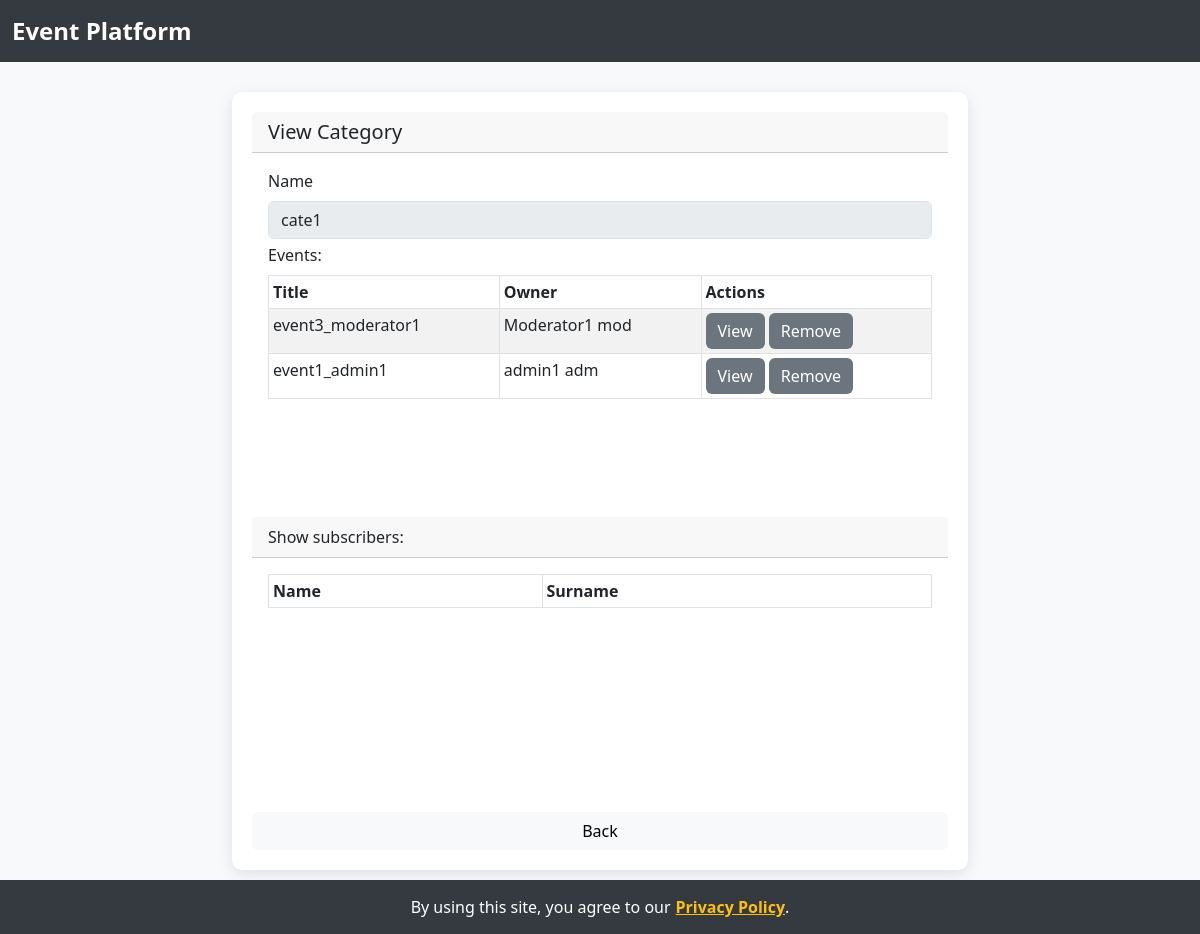
/view_category/1, run on the app's committed database.
### model.py (models this page shows, shortened)
class Category(db.Model):
    id = db.Column(db.Integer, primary_key=True)
    name = db.Column(db.String(100))
    subscribers = db.relationship('Person', secondary=subs, lazy='subquery',
                                  backref=db.backref('subscriptions', lazy=True))
    moderators = db.relationship('Person', secondary=mods, lazy='subquery',
                                 backref=db.backref('moderates', lazy=True))
    events = db.relationship('Event', secondary=evts, lazy='subquery',
                             backref=db.backref('categories', lazy=True))

class Event(db.Model):
    id = db.Column(db.Integer, primary_key=True)
    title = db.Column(db.String(500))
    description = db.Column(db.String(2000))
    person_id = db.Column(db.Integer, db.ForeignKey('person.id'))

class Person(db.Model,UserMixin):
    id = db.Column(db.Integer, primary_key=True)
    active = db.Column('is_active', db.Boolean(), nullable=False, server_default='1')
    roles = db.relationship('Role', secondary='user_roles')
    name = db.Column(db.String(100, collation='NOCASE'))
    surname = db.Column(db.String(100, collation='NOCASE'))
    username = db.Column(db.String(100, collation='NOCASE'), nullable=False, unique=True)
    password = db.Column(db.String(255), nullable=False, server_default='')
    gender = db.Column(db.String(255), nullable=True)
    email = db.Column(db.String(255), nullable=True)
    events = db.relationship('Event', backref='owner')
    manages = db.relationship('Event', secondary=mans, lazy='subquery', backref='managedBy')
    attends = db.relationship('Event', secondary=atts, lazy='subquery', backref='attendants')
    requests = db.relationship('Event', secondary=reqs, lazy='subquery', backref='requesters')
    @property
    def role(self):
        return self.roles[0]

### app.py (the view)
    def wrapper(*args, **kwargs):
        try:
            return func(*args, **kwargs)
        except SecurityException as se:
            db.session.rollback()
            return render_template(se.page, security_violation = True, se_msg = se.msg, **se.params)
        except PrivacyException as pe:
            db.session.rollback()
            return render_template(pe.page, privacy_violation = True, priv_msg = pe.msg, **pe.params)

### app.py (called while the page is built)
def secure(func):
    def wrapper(*args, **kwargs):
        try:
            return func(*args, **kwargs)
        except SecurityException as se:
            db.session.rollback()
            return render_template(se.page, security_violation = True, se_msg = se.msg, **se.params)
        except PrivacyException as pe:
            db.session.rollback()
            return render_template(pe.page, privacy_violation = True, priv_msg = pe.msg, **pe.params)
    wrapper.__name__ = func.__name__
    return wrapper

@app.route('/view_category/<int:id>')
@secure
def view_category(id):
    from project import view_category
    result=view_category(id)
    if type(result) == Response:
        return result
    else:
        return render_template('view_category.html', **result)

### dto.py (called while the page is built)
def _clear_cache():
    PersonDTO._cache = {}
    RoleDTO._cache = {}
    EventDTO._cache = {}
    CategoryDTO._cache = {}
    AdDTO._cache = {}

    def _clone(clone):
        if not clone.id in PersonDTO._cache:
            PersonDTO._cache[clone.id] = PersonDTO(clone.id,
                                                name=clone.name,
                                                surname=clone.surname,
                                                username=clone.username,
                                                password=clone.password,
                                                email=clone.email,
                                                gender=clone.gender)
        return PersonDTO._cache[clone.id]

    def _clones(clones):
        return list(map(lambda o: PersonDTO._clone(o),clones))

    def _clone(clone):
        if not clone.id in RoleDTO._cache:
            RoleDTO._cache[clone.id] = RoleDTO(clone.id,clone.name)
        return RoleDTO._cache[clone.id]

    def _clones(clones):
        return list(map(lambda o: RoleDTO._clone(o),clones))

    def _clone(clone):
        if not clone.id in EventDTO._cache:
            EventDTO._cache[clone.id] = EventDTO(clone.id,
                                                title=clone.title,
                                                description=clone.description)
        return EventDTO._cache[clone.id]

    def _clones(clones):
        return list(map(lambda o: EventDTO._clone(o),clones))

    def _clone(clone):
        if not clone.id in CategoryDTO._cache:
            CategoryDTO._cache[clone.id] = CategoryDTO(clone.id,
                                                name=clone.name)
        return CategoryDTO._cache[clone.id]

### templates/view_category.html (shortened to what this page needs)
{% extends 'backable.html' %}
{% block content %}
<h5 class="card-header">View Category</h5>
<div class="card-body">
  <div class="card-text">
       <div class="form-group mb-1">
        <label for="name" class="form-label">Name</label>
        <input type="text" name="name" id="name" value="{{ category.name }}" class="form-control" disabled>
      </div>
      <div class="form-group mb-1">
        <label for="eventsInCategoryTbl" class="form-label">Events:</label>
        <div style="overflow: scroll; height: 222px;">
          <table id="eventsInCategoryTbl" class="table table-striped table-bordered table-hover table-sm table-responsive" cellspacing="0" width="100%">
            <thead>
              <tr>
                <th>Title</th>
                <th>Owner</th>
                <th>Actions</th>
              </tr>
            </thead>
            <tbody>
              {% for e in category.events %}
              <tr>
                <td>{{ e.title }} </td>
                <td>{{ e.owner.name }} {{ e.owner.surname }}</td>
                <td>
                  <a href="{{ url_for('view_event', id=e.id) }}"><input type="submit" value="View"
                  class="btn btn-secondary"></a>
                  <a href="{{ url_for('remove_category', id=e.id,c=category.id) }}"><input type="submit" value="Remove" class="btn btn-secondary"></a>
                </td>
              </tr>
              {% endfor %}
            </tbody>
          </table>
        </div>
      </div>
  </div>
</div>
<div class="card-header">Show subscribers:</div>
<div class="card-body">
  <div style="overflow: scroll; height: 222px;">
    <table id="subscribersTbl" class="table table-striped table-bordered table-hover table-sm table-responsive" cellspacing="0" width="100%">
      <thead>
        <tr>
          <th>Name</th>
          <th>Surname</th>
        </tr>
      </thead>
    </table>
  </div>
</div>
{% endblock %}

### templates/template.html (style rules this page uses)
body { background-color: #f8f9fa; }
.btn-secondary { background-color: #6c757d; border: none; }

### data on the page
Category: name "cate1"
Event: title "event3_moderator1", owner.name "Moderator1", owner.surname "mod"
Event: title "event1_admin1", owner.name "admin1", owner.surname "adm"
